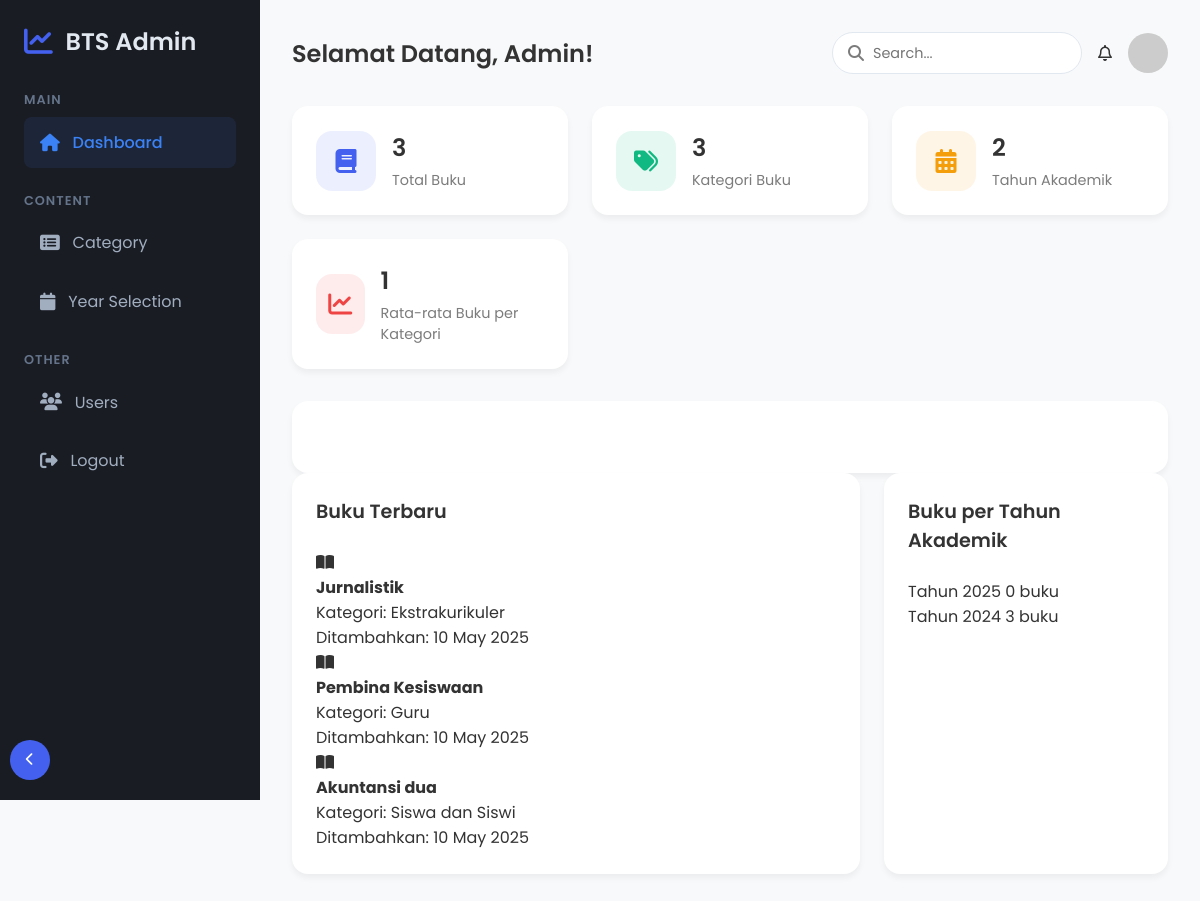
Before: /admin/views/dashboard.php (signed in) with the older database file.
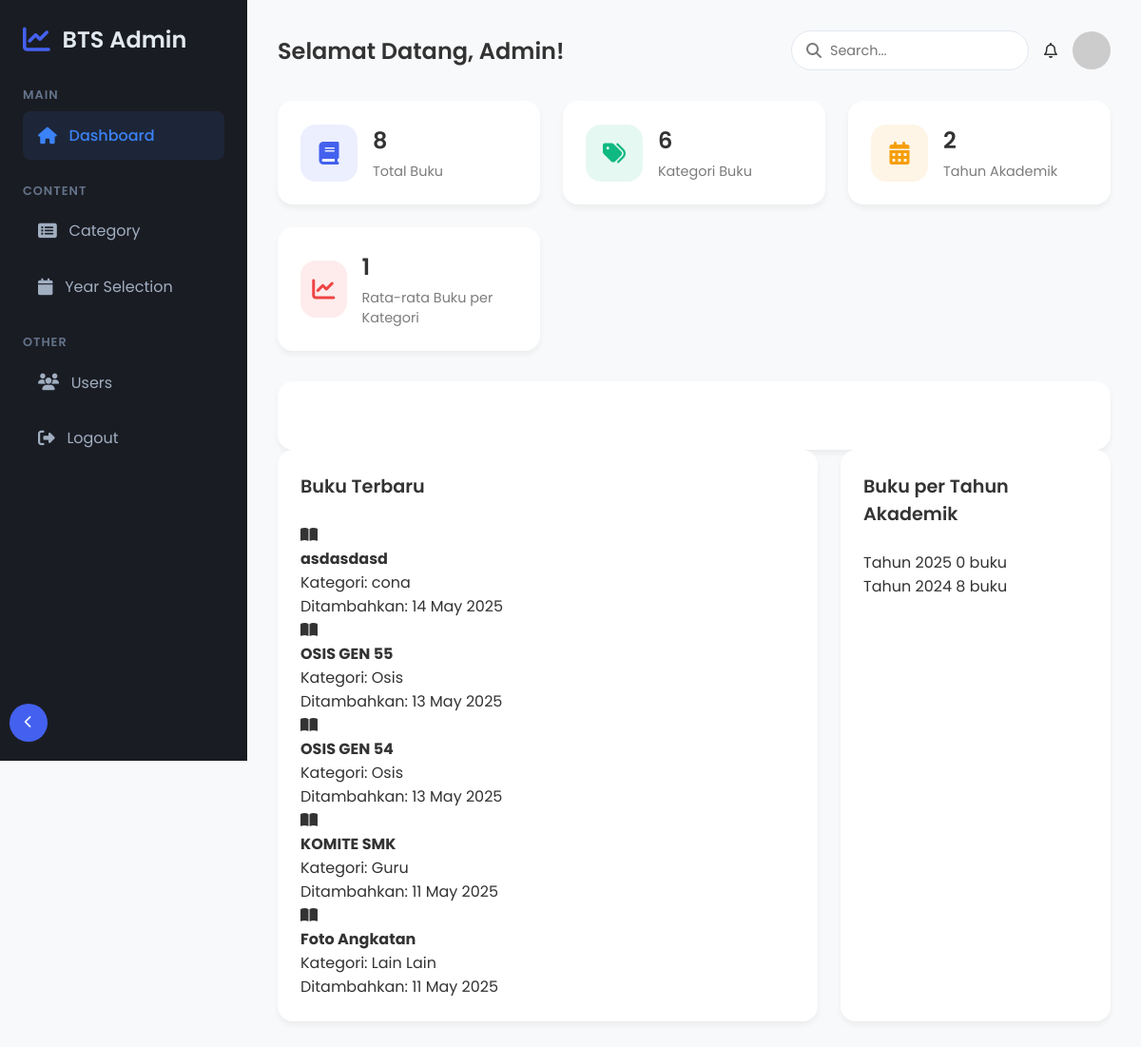
After: the same page with the newer database file.
### tables this page shows
CREATE TABLE `books` (
  `id` int(11) NOT NULL,
  `judul` varchar(255) NOT NULL,
  `penerbit` varchar(255) DEFAULT NULL,
  `category_id` int(11) NOT NULL,
  `cover_path` varchar(255) DEFAULT NULL,
  `content_path` varchar(255) DEFAULT NULL,
  `created_at` timestamp NOT NULL DEFAULT current_timestamp(),
  `updated_at` timestamp NOT NULL DEFAULT current_timestamp() ON UPDATE current_timestamp(),
  `tahun_akademik_id` int(11) DEFAULT NULL
);

CREATE TABLE `categories` (
  `id` int(11) NOT NULL,
  `name` varchar(255) NOT NULL,
  `created_at` timestamp NULL DEFAULT current_timestamp(),
  `updated_at` timestamp NULL DEFAULT current_timestamp() ON UPDATE current_timestamp()
);

### admin/views/dashboard.php (the view, shortened to what the changed rows need)
<?php
require_once __DIR__ . '/../../config.php';
try {
    $stmt = $pdo->query("SELECT COUNT(*) as total_books FROM books");
    $totalBooks = $stmt->fetch(PDO::FETCH_ASSOC)['total_books'];
    $stmt = $pdo->query("SELECT COUNT(*) as total_categories FROM categories");
    $totalCategories = $stmt->fetch(PDO::FETCH_ASSOC)['total_categories'];
} catch (PDOException $e) {
    $totalBooks = 0;
    $totalCategories = 0;
    $totalYears = 0;
    error_log("Database error: " . $e->getMessage());
}
?>
<!DOCTYPE html>
<html lang="en">
<head>
    <link rel="stylesheet" href="../public/css/all.min.css">
    <link rel="stylesheet" href="../public/css/sidebar.css">
    <link rel="stylesheet" href="../public/css/dashboard.css">
</head>
<body>
    <?php include '../views/layout/sidebar.php'?>
    <div class="main-content">
        <div class="header">
            <h2 class="greeting">Selamat Datang, <?= htmlspecialchars($_SESSION['admin_name'] ?? 'Admin') ?>!</h2>
        </div>
        <div class="stats-container">
            <div class="stat-card">
                <div class="stat-info">
                    <h3><?= $totalBooks ?></h3>
                    <p>Total Buku</p>
                </div>
            </div>
            <div class="stat-card">
                <div class="stat-info">
                    <h3><?= $totalCategories ?></h3>
                    <p>Kategori Buku</p>
                </div>
            </div>
        </div>
        <div class="chart-container">
            <div class="chart">
                <div class="recent-books">
                    <?php
                    $stmt = $pdo->query("
                        SELECT b.judul, c.name as category_name, b.created_at
                        FROM books b
                        JOIN categories c ON b.category_id = c.id
                        ORDER BY b.created_at DESC
                        LIMIT 5
                    ");
                    $books = $stmt->fetchAll(PDO::FETCH_ASSOC);
                    if (empty($books)) {
                        echo "<p>Belum ada buku yang ditambahkan</p>";
                    } else {
                        foreach ($books as $book):
                    ?>
                    <div class="book-item">
                        <div class="book-icon">
                            <i class="fas fa-book-open"></i>
                        </div>
                        <div class="book-info">
                            <h4><?= htmlspecialchars($book['judul']) ?></h4>
                            <p>Kategori: <?= htmlspecialchars($book['category_name']) ?></p>
                            <span class="book-date">
                                Ditambahkan: <?= date('d M Y', strtotime($book['created_at'])) ?>
                            </span>
                        </div>
                    </div>
                    <?php
                        endforeach;
                    }
                    ?>
                </div>
            </div>
            <div class="chart">
                <div class="year-stats">
                    <?php
                    $stmt = $pdo->query("
                        SELECT t.tahun, COUNT(b.id) as book_count
                        FROM tahun_akademik t
                        LEFT JOIN books b ON t.id = b.tahun_akademik_id
                        GROUP BY t.id
                        ORDER BY t.tahun DESC
                    ");
                    $years = $stmt->fetchAll(PDO::FETCH_ASSOC);
                    if (empty($years)) {
                        echo "<p>Belum ada data tahun akademik</p>";
                    } else {
                        foreach ($years as $year):
                    ?>
                    <div class="year-item">
                        <div class="year-info">
                            <span>Tahun <?= htmlspecialchars($year['tahun']) ?></span>
                            <span><?= $year['book_count'] ?> buku</span>
                        </div>
                    </div>
                    <?php
                        endforeach;
                    }
                    ?>
                </div>
            </div>
        </div>
    </div>
</body>
</html>

Changed rows visible on the page:
no longer on this page (row unchanged): books: judul "Jurnalistik", category.name "Ekstrakurikuler", created_at "10 May 2025"
no longer on this page (row unchanged): books: judul "Pembina Kesiswaan", category.name "Guru", created_at "10 May 2025"
no longer on this page (row edited): books: judul "Akuntansi dua", category.name "Siswa dan Siswi", created_at "10 May 2025"
added books: judul "asdasdasd", category.name "cona", created_at "14 May 2025"
added books: judul "OSIS GEN 55", category.name "Osis", created_at "13 May 2025"
added books: judul "OSIS GEN 54", category.name "Osis", created_at "13 May 2025"
added books: judul "KOMITE SMK", category.name "Guru", created_at "11 May 2025"
added books: judul "Foto Angkatan", category.name "Lain Lain", created_at "11 May 2025"
Other visible differences:
$totalBooks: "3" → "8"
$totalCategories: "3" → "6"
new list line: "Tahun 2024 8 buku"
list line gone: "Tahun 2024 3 buku"
